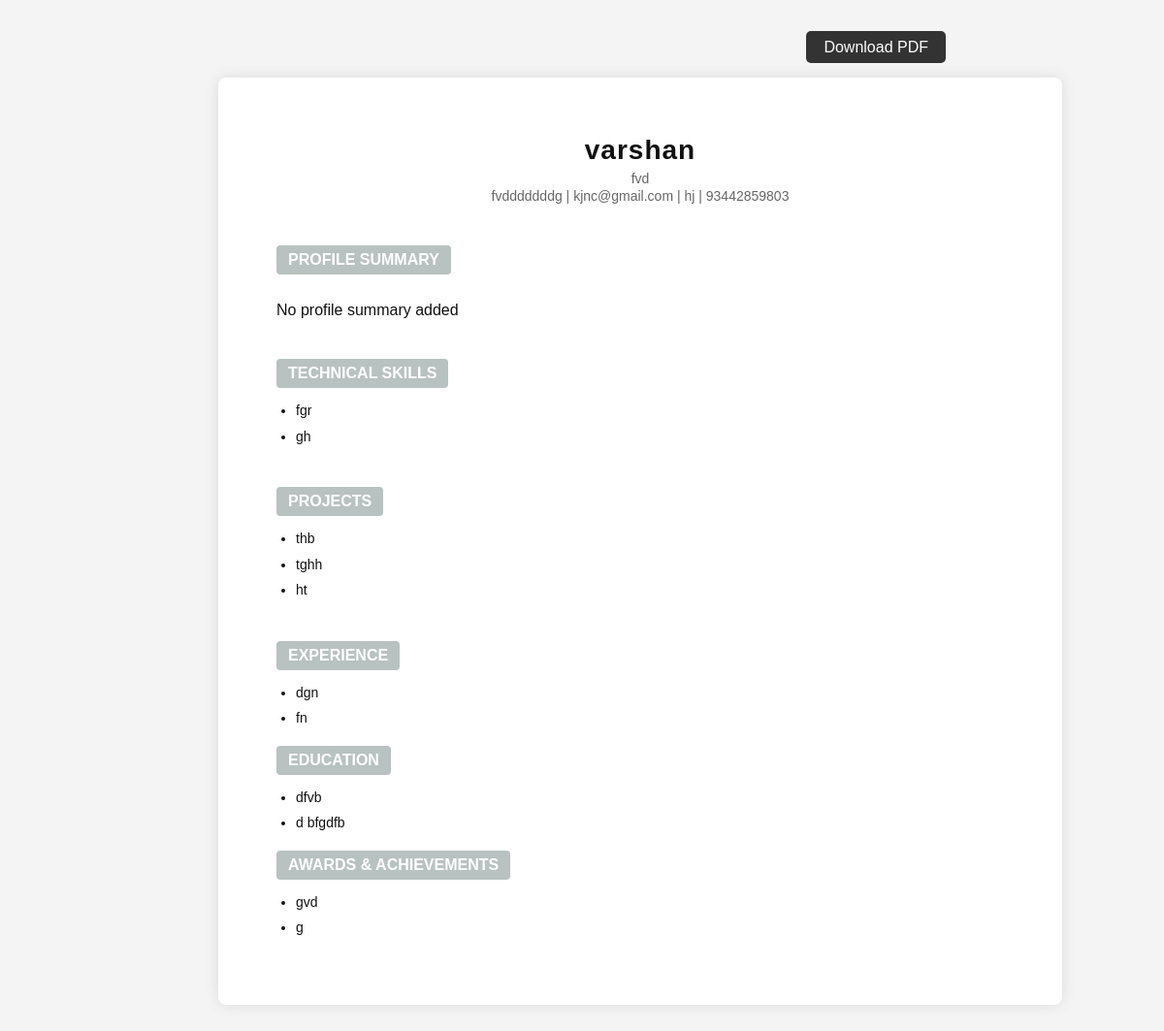
Page /resume4/6/ (signed in) on the committed database.
### resume/models.py (models this page shows, shortened)
class Resume4(models.Model):
    user = models.ForeignKey(User, on_delete=models.CASCADE)
    full_name = models.CharField(max_length=100)
    job_title = models.CharField(max_length=100, blank=True, null=True)
    address = models.TextField(blank=True, null=True)
    email = models.EmailField(blank=True, null=True)
    website = models.CharField(max_length=100, blank=True, null=True)
    phone = models.CharField(max_length=20, blank=True, null=True)
    profile_summary = models.TextField(blank=True)
    technical_skills = models.TextField(blank=True, null=True)
    projects = models.TextField(blank=True, null=True)
    education = models.TextField(blank=True, null=True)
    work_experience = models.TextField(blank=True, null=True)
    achievements = models.TextField(blank=True, null=True)
    template_type = models.CharField(max_length=10, default='Resume4')

### resume/views.py (the view)
# urls.py: path('resume4/<int:resume_id>/', views.resume_display4, name='resume_display4'),
@login_required
def resume_display4(request, resume_id):
    resume = get_object_or_404(Resume4, id=resume_id)
    def split_field(value):
        if not value:
            return []
        return [item.strip() for item in value.replace('\r', '').replace(',', '\n').splitlines() if item.strip()]
    context = {
        'resume': resume,
        'profile_summary': resume.profile_summary,
        'technical_skills': split_field(resume.technical_skills),
        'projects': split_field(resume.projects),
        'experience_list': split_field(resume.work_experience),
        'education_list': split_field(resume.education),
        'achievements_list': split_field(resume.achievements),
    }
    return render(request, 'resume/resume_display4.html', context)

### resume/templates/resume/resume_display4.html (shortened to what this page needs)
<!DOCTYPE html>
<html lang="en">
<head>
</head>
<body>
  <div style="width: 750px; position: relative; margin: 0 auto;">
    <div style="position: absolute; top: 0; right: 0;">
      <a href="{% url 'download_resume_pdf4' resume.id %}"
         style="background: #333; color: #fff; text-decoration: none; padding: 8px 18px; border-radius: 5px; transition: background 0.3s ease;">
        Download PDF
      </a>
    </div>
    <div class="resume-container" style="margin-top: 40px;">
      <div class="header">
        <h1>{{ resume.full_name }}</h1>
        <p>{{ resume.job_title }}</p>
        <p>{{ resume.address }} | {{ resume.email }} | {{ resume.website }} | {{ resume.phone }}</p>
      </div>
      <div class="section">
        <h2>Profile Summary</h2>
        {% if profile_summary %}
          <p>{{ profile_summary }}</p>
        {% else %}
          <p>No profile summary added</p>
        {% endif %}
      </div>
      {% if technical_skills %}
      <div class="section">
        <h2>Technical Skills</h2>
        <ul>
          {% for skill in technical_skills %}
            <li>{{ skill }}</li>
          {% endfor %}
        </ul>
      </div>
      {% endif %}
      {% if projects %}
      <div class="section">
        <h2>Projects</h2>
        <ul>
          {% for proj in projects %}
            <li>{{ proj }}</li>
          {% endfor %}
        </ul>
      </div>
      {% endif %}
      <div class="section">
        <h2>Experience</h2>
        {% if experience_list %}
  <ul>
    {% for exp in experience_list %}
      <li>{{ exp }}</li>
    {% endfor %}
  </ul>
{% else %}
  <p>No experience added</p>
{% endif %}
      <div class="section">
        <h2>Education</h2>
        {% if education_list %}
  <ul>
    {% for edu in education_list %}
      <li>{{ edu }}</li>
    {% endfor %}
  </ul>
{% else %}
  <p>No education added</p>
{% endif %}
      <div class="section">
        <h2>Awards & Achievements</h2>
        {% if achievements_list %}
  <ul>
    {% for ach in achievements_list %}
      <li>{{ ach }}</li>
    {% endfor %}
  </ul>
{% else %}
  <p>No achievements added</p>
{% endif %}
      </div>
    </div>
  </div>
</body>
</html>

### resume/templates/resume/resume_display4.html (style rules this page uses)
body { font-family: 'Poppins', sans-serif; background: #f4f4f4; margin: 0; padding: 40px 0; display: flex; justify-content: center; }
.resume-container { width: 750px; background: #fff; padding: 40px 60px; box-shadow: 0 0 15px rgba(0, 0, 0, 0.1); border-radius: 8px; color: #111; }
.header { text-align: center; margin-bottom: 30px; }
.header h1 { font-size: 28px; letter-spacing: 1px; margin-bottom: 5px; }
.header p { color: #666; margin: 2px 0; font-size: 14px; }
.section { margin-bottom: 28px; }
.section h2 { font-size: 16px; color: #fff; background: #b8c2c0; padding: 6px 12px; border-radius: 4px; text-transform: uppercase; display: inline-block; margin-bottom: 12px; }
.section ul { margin: 0; padding-left: 20px; font-size: 14px; line-height: 1.6; }
.section li { margin-bottom: 4px; }

### rows in the picture
Resume4: full_name "varshan", job_title "fvd", address "fvdddddddg", email "kjnc@gmail.com", website "hj", phone "93442859803"

### other values in the picture
{{ skill }} "fgr" "gh"
{{ proj }} "thb" "tghh" "ht"
{{ exp }} "dgn" "fn"
{{ edu }} "dfvb" "d bfgdfb"
{{ ach }} "gvd" "g"
